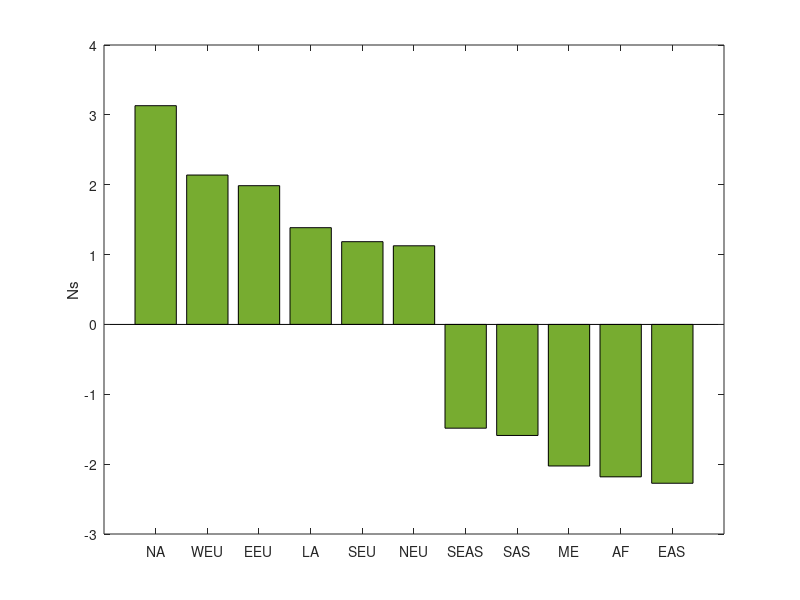

The MATLAB script that drew this image:
x = {'NA','WEU','EEU','LA','SEU','NEU','SEAS','SAS','ME','AF','EAS'};
y = [3.1313104439028887,2.1385882140152397,1.9862389510742595,1.3850165812642814,1.184571796055291,1.1258784418890482,-1.485287448681949,-1.5893924571158742,-2.0262257817360734,-2.1817518028796883,-2.273602588053258];
cc = hsv(11);
h = bar(y, 'FaceColor', [0.4660,0.6740,0.1880]);
set(gca,'xticklabel',x);
ylabel('Ns');